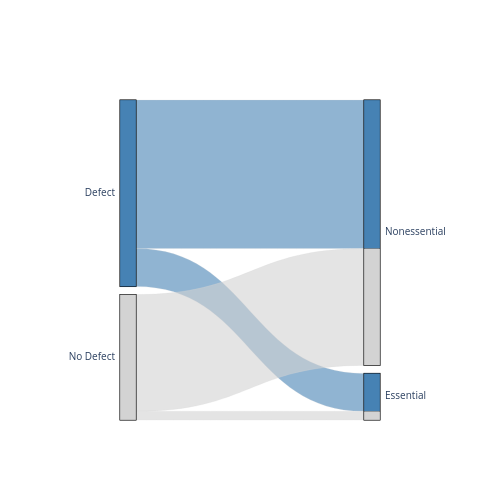

Notebook code cell kept with this figure:
### Markdown cell above
### Number of Genes Causing/Not Causing Defects

### Code cell
all_screened_genes = []
genes_causing_defects = []

for marker in markers:
    sheetB_ORFs =  (
        pl
        .read_excel(f"/home/alex/alex_files/markerproject_redux/strain_filtering/{phenotype_set}/filtered_strain_workbooks/{marker}_filtered_strains.xlsx", sheet_name="SheetB")
        .with_columns(
            (
                pl
                .when(pl.col("Strain_ID").str.contains("tsa"))
                .then(pl.lit("Essential"))
                .otherwise(pl.lit("Nonessential"))
                ).alias("Essentiality")
            )
        .select(["ORF", "Essentiality"])
    )
    all_screened_genes.append(sheetB_ORFs)
    
    sheetD_ORFs =  (
        pl
        .read_excel(f"/home/alex/alex_files/markerproject_redux/strain_filtering/{phenotype_set}/filtered_strain_workbooks/{marker}_filtered_strains.xlsx", sheet_name="SheetD")
        .with_columns(
            (
                pl
                .when(pl.col("Strain_ID").str.contains("tsa"))
                .then(pl.lit("Essential"))
                .otherwise(pl.lit("Nonessential"))
                ).alias("Essentiality")
            )
        .select(["ORF", "Essentiality"])
    )
    genes_causing_defects.append(sheetD_ORFs)

all_screened_genes = pl.concat(all_screened_genes, how="vertical").unique()
genes_causing_defects = pl.concat(genes_causing_defects, how="vertical").unique()
genes_not_causing_defects = all_screened_genes.filter(~pl.col("ORF").is_in(genes_causing_defects["ORF"]))

num_genes_causing_defects = genes_causing_defects.shape[0]
num_genes_not_causing_defects = genes_not_causing_defects.shape[0]

num_nonessential_genes_causing_defects = genes_causing_defects.filter(pl.col("Essentiality") == "Nonessential").shape[0]
num_nonessential_genes_not_causing_defects = genes_not_causing_defects.filter(pl.col("Essentiality") == "Nonessential").shape[0]

num_essential_genes_causing_defects = genes_causing_defects.filter(pl.col("Essentiality") == "Essential").shape[0]
num_essential_genes_not_causing_defects = genes_not_causing_defects.filter(pl.col("Essentiality") == "Essential").shape[0]

print(
    f"""
    Genes Causing Defects: {num_genes_causing_defects} ({(num_genes_causing_defects / all_screened_genes.shape[0]) * 100}%)
    Genes Not Causing Defects: {num_genes_not_causing_defects} ({(num_genes_not_causing_defects / all_screened_genes.shape[0]) * 100}%)
    Nonessential Genes Causing Defects: {num_nonessential_genes_causing_defects} ({num_nonessential_genes_causing_defects / all_screened_genes.filter(pl.col("Essentiality") == "Nonessential").shape[0] * 100}%)
    Essential Genes Causing Defects: {num_essential_genes_causing_defects} ({num_essential_genes_causing_defects / all_screened_genes.filter(pl.col("Essentiality") == "Essential").shape[0] * 100}%)
    Nonessential Genes Not Causing Defects: {num_nonessential_genes_not_causing_defects} ({num_nonessential_genes_not_causing_defects / all_screened_genes.filter(pl.col("Essentiality") == "Nonessential").shape[0] * 100}%)
    Essential Genes Not Causing Defects: {num_essential_genes_not_causing_defects} ({num_essential_genes_not_causing_defects / all_screened_genes.filter(pl.col("Essentiality") == "Essential").shape[0] * 100}%)
    """
)

fig = go.Figure(go.Parcats(
    dimensions=[
        {'label': '',
         'values': ['Defect', 'Defect', 
                    'No Defect', 'No Defect']},
        {'label': '',
         'values': ['Nonessential', 'Essential',
                    'Nonessential', 'Essential']
         }
        ],
    counts=[num_nonessential_genes_causing_defects, num_essential_genes_causing_defects, num_nonessential_genes_not_causing_defects, num_essential_genes_not_causing_defects],
    line=dict(
        shape='hspline',
        color=[0,0,1,1],
        colorscale=[[0,"steelblue"],[1,"lightgray"]]
        )
))

fig.update_layout(
    width=500,
    height=500
)

if save_figs:
    fig.write_image("/mnt/c/Users/peree/OneDrive/Desktop/parcats_plot.pdf")

fig.show()

### Figure 1 — Plotly figure (JSON) as saved in the notebook; plotly's stock layout.template omitted (floating-point values rounded to 4 significant figures)
{"data": [{"counts": [2159, 551, 1697, 126], "dimensions": [{"label": "", "values": ["Defect", "Defect", "No Defect", "No Defect"]}, {"label": "", "values": ["Nonessential", "Essential", "Nonessential", "Essential"]}], "line": {"color": [0, 0, 1, 1], "colorscale": [[0, "steelblue"], [1, "lightgray"]], "shape": "hspline"}, "type": "parcats"}], "layout": {"height": 500, "width": 500}}
